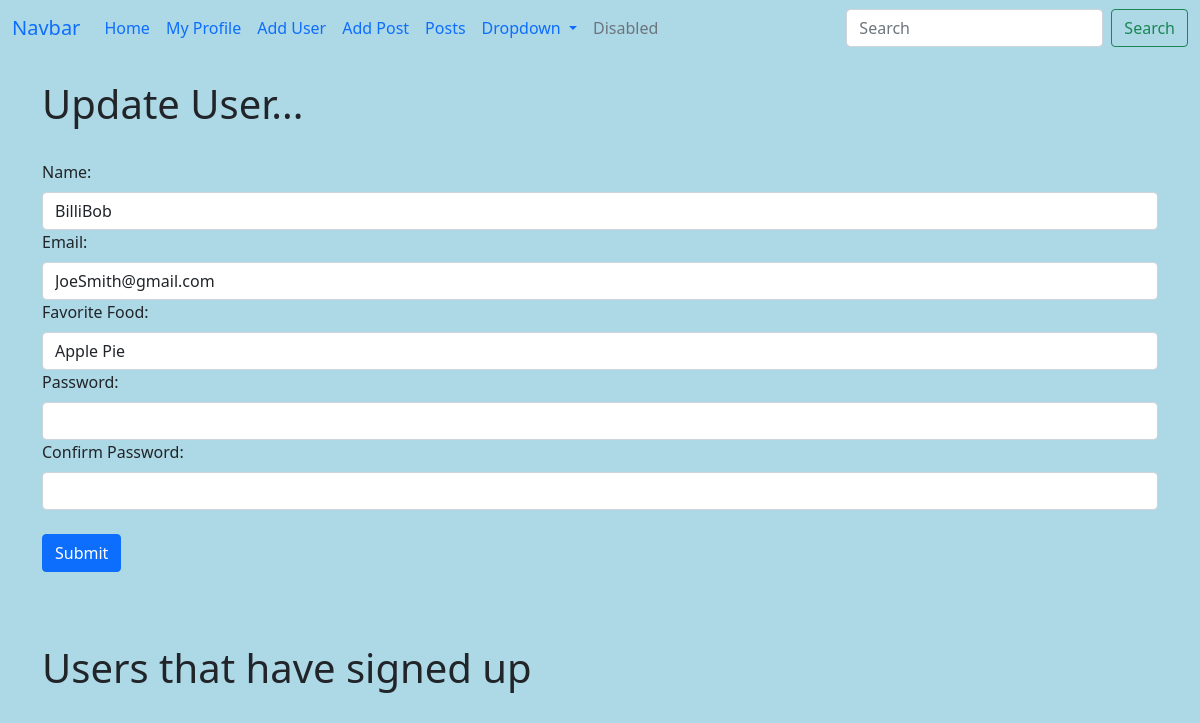
Screenshot of /update/1 with the database file from the repository.
### whynot.py (models this page shows, shortened)
class Users(db.Model):
    id= db.Column(db.Integer, primary_key=True)
    name=db.Column(db.String(200),nullable=False) #200 is the max amount of string. Cannot be nothing as per nullable=False
    email=db.Column(db.String(120),nullable=False,unique=True) #only one email per user allowed due to unique=
    favorite_food=db.Column(db.String(150))
    date_added=db.Column(db.DateTime, default=datetime.now) # puts current date when they fill out the form
    password_hash = db.Column(db.String(120))
    @property
    def password(self): # We define the password here
        raise AttributeError('Password is not a readable attributle!')

### whynot.py (the view)
@app.route('/update/<int:id>',methods=['GET','POST'])
def update(id): # Is <int:id> in this case
    form = UserForm()
    name_to_update = Users.query.get_or_404(id)
    if request.method == "POST":
        name_to_update.name = request.form['name'] # Getting name and email of the previously submitted form
        name_to_update.email = request.form['email']
        name_to_update.favorite_food = request.form['favorite_food']
        try:
            db.session.commit() # Database can submit name_to_update because it accesses Users, the database
            flash("User Updated Successfully")
            return render_template("update.html",form=form,name_to_update=name_to_update)
        except:
            flash("Error!")
    else:
        return render_template("update.html",form=form,name_to_update=name_to_update)

### whynot.py
class UserForm(FlaskForm):
    name=StringField("Name: ",validators=[DataRequired()])
    email=StringField("Email: ",validators=[DataRequired()])
    password_hash = PasswordField("Password: ",validators=[DataRequired(),EqualTo('password_hash2',message='Password Must Match!')])
    password_hash2 = PasswordField("Confirm Password: ",validators=[DataRequired()]) # This doesn't need a EqualTo() because the first one must match with this one
    favorite_food = StringField("Favorite Food: ")
    submit=SubmitField("Submit")

### templates/update.html (shortened to what this page needs)
{% extends 'base.html' %}
{% block content %}
{% if name %}
    <h1>Update User</h1>
    <br/>
{% else %}
    <h1>Update User...</h1>
    <br/>
    <form action="/update/{{ name_to_update.id }}" method="POST">
        {{ form.name.label(class="form-label") }}
        {{ form.name(class="form-control", value=name_to_update.name) }}
        {{ form.email.label(class="form-label") }}
        {{ form.email(class="form-control",value=name_to_update.email) }}
        {{ form.favorite_food.label(class="form-label") }}
        {{ form.favorite_food(class="form-control", value=name_to_update.favorite_food) }}
        {{ form.password_hash.label(class="form-label") }}
        {{ form.password_hash(class="form-control") }}
        {{ form.password_hash2.label(class="form-label") }}
        {{ form.password_hash2(class="form-control") }}
        <br/>
        {{ form.submit(class="btn btn-primary") }}
    </form>
<br/><br/><br/>
<h1>Users that have signed up</h1>
{% endif %}
{% endblock %}

### static/css/style.css (style rules this page uses)
body { background-color: lightblue; }

### rows the page displays
Users: name "BilliBob", email "JoeSmith@gmail.com", favorite_food "Apple Pie"
